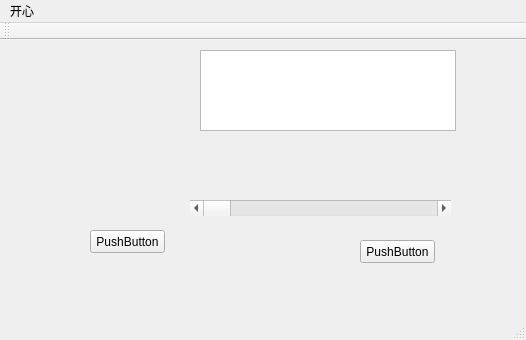
<?xml version="1.0" encoding="UTF-8"?>
<ui version="4.0">
 <class>MainWindow</class>
 <widget class="QMainWindow" name="MainWindow">
  <property name="geometry">
   <rect>
    <x>0</x>
    <y>0</y>
    <width>526</width>
    <height>340</height>
   </rect>
  </property>
  <property name="windowTitle">
   <string>MainWindow</string>
  </property>
  <widget class="QWidget" name="centralWidget">
   <widget class="QPushButton" name="pushButton">
    <property name="geometry">
     <rect>
      <x>360</x>
      <y>200</y>
      <width>75</width>
      <height>23</height>
     </rect>
    </property>
    <property name="text">
     <string>PushButton</string>
    </property>
   </widget>
   <widget class="QPushButton" name="pushButton_2">
    <property name="geometry">
     <rect>
      <x>90</x>
      <y>190</y>
      <width>75</width>
      <height>23</height>
     </rect>
    </property>
    <property name="text">
     <string>PushButton</string>
    </property>
   </widget>
   <widget class="QListView" name="listView">
    <property name="geometry">
     <rect>
      <x>200</x>
      <y>10</y>
      <width>256</width>
      <height>81</height>
     </rect>
    </property>
   </widget>
   <widget class="QScrollBar" name="horizontalScrollBar">
    <property name="geometry">
     <rect>
      <x>190</x>
      <y>160</y>
      <width>261</width>
      <height>16</height>
     </rect>
    </property>
    <property name="orientation">
     <enum>Qt::Horizontal</enum>
    </property>
   </widget>
  </widget>
  <widget class="QMenuBar" name="menuBar">
   <property name="geometry">
    <rect>
     <x>0</x>
     <y>0</y>
     <width>526</width>
     <height>23</height>
    </rect>
   </property>
   <widget class="QMenu" name="menu">
    <property name="title">
     <string>开心</string>
    </property>
   </widget>
   <addaction name="menu"/>
  </widget>
  <widget class="QToolBar" name="mainToolBar">
   <attribute name="toolBarArea">
    <enum>TopToolBarArea</enum>
   </attribute>
   <attribute name="toolBarBreak">
    <bool>false</bool>
   </attribute>
  </widget>
  <widget class="QStatusBar" name="statusBar"/>
 </widget>
 <layoutdefault spacing="6" margin="11"/>
 <resources/>
 <connections/>
</ui>
